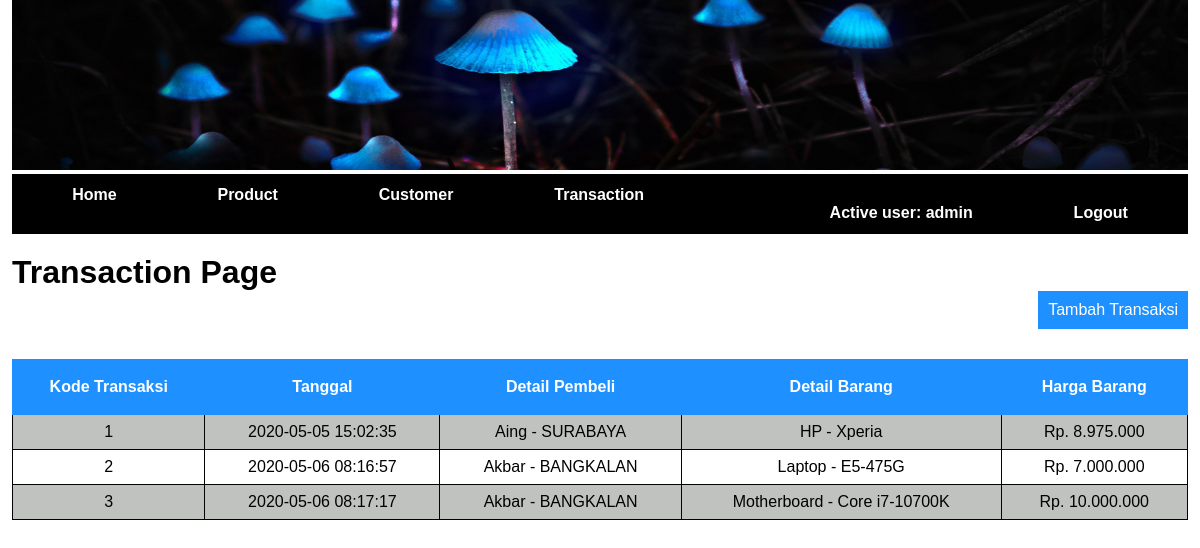
The page /transaksi/transaction.php (signed in) on the database its author committed.
### tables this page shows
CREATE TABLE `transaksi` (
  `kd_trx` int(11) NOT NULL,
  `kd_brg` int(11) NOT NULL,
  `kd_pembeli` int(11) NOT NULL,
  `tgl_beli` datetime NOT NULL DEFAULT current_timestamp()
);

CREATE TABLE `barang` (
  `kd_brg` int(11) NOT NULL,
  `nm_brg` varchar(30) NOT NULL,
  `merk` varchar(20) NOT NULL,
  `type` varchar(20) NOT NULL,
  `harga` varchar(15) NOT NULL,
  `stok` varchar(10) NOT NULL
);

### transaksi/functions.php (called while the page is built, shortened)
<?php
    $conn = mysqli_connect("localhost", "root", "", "quizweb");
    function query($query){
        global $conn;
        $result = mysqli_query($conn, $query);
        $rows = [];
        while ($row = mysqli_fetch_assoc($result)){
            $rows[] = $row;
        }
        return $rows;
    }
?>

### transaksi/transaction.php (the view, shortened to what this page needs)
<?php
    require 'functions.php';
    $trans = query("SELECT t.kd_trx, t.tgl_beli, concat(concat(p.nm_pembeli, ' - '), p.kota) AS pembeli,
             concat(concat(b.nm_brg, ' - '), b.type) AS barang, b.harga FROM transaksi t
             INNER JOIN barang b ON t.kd_brg=b.kd_brg INNER JOIN pembeli p ON t.kd_pembeli=p.kd_pembeli");
?>
<!DOCTYPE html>
<html lang="en">
<head>
    <link rel="stylesheet" href="style.css">
</head>
<body>
    <div class="container">
        <img src="1.jpg" alt="">
        <nav>
            <ul>
                <li>
                  <a href="../index.php">Home</a>
                  <a href="../product/product.php">Product</a>
                  <a href="../Customer/customer.php">Customer</a>
                  <a href="transaction.php">Transaction</a>
                </li>
            </ul>
            <ul style="text-align: right">
                <li>
                    <a>Active user: <?php echo $_SESSION["username"] ?></a>
                    <a href="../home/logout.php">Logout</a>
                </li>
            </ul>
        </nav>
        <header>
            <h1>Transaction Page</h1>
        </header>
        <a class="newTran" href="insert.php">Tambah Transaksi</a>
        <div class="tabel">
            <table >
                <tr>
                    <th>Kode Transaksi</th>
                    <th>Tanggal</th>
                    <th>Detail Pembeli</th>
                    <th>Detail Barang</th>
                    <th>Harga Barang</th>
                </tr>
                <?php foreach($trans as $row) : ?>
                <tr>
                    <td class="kd_trx"><?= $row["kd_trx"]; ?></td>
                    <td><?= $row["tgl_beli"]; ?></td>
                    <td><?= $row["pembeli"]; ?></td>
                    <td><?= $row["barang"]; ?></td>
                    <td><?= $row["harga"]; ?></td>
                </tr>
                <?php endforeach; ?>
            </table>
        </div>
    </div>
</body>
</html>

### transaksi/style.css (style rules this page uses)
* { margin: 0; padding: 0; }
body { font-family: Arial, Helvetica, sans-serif; }
.container { width: 98%; margin: auto; background-color: white; }
.container img { width: 100%; height: 170px; }
nav { background-color: black; padding: 12px; }
nav ul li { display: inline-block; list-style: none; }
nav ul li a { color: white; text-align: center; font-weight: bold; padding: 12px 48.2px; text-decoration: none; }
header { margin-top: 20px; }
.newTran { float: right; text-decoration: none; background-color: dodgerblue; padding: 10px; color: white; margin-bottom: 10px; }
table { margin-top: 20px; border-collapse: collapse; width: 100%; border: 1px solid #f2f5f7; }
table tr th { background: dodgerblue; padding: 18px; border: 1px solid dodgerblue; color: white; }
table, th, td { padding: 8px 20px; text-align: center; }
table tr td { border: 1px solid #030303; }
table tr:nth-child(even) { background-color: #c0c2c0; }

### rows shown on the page
transaksi: kd_trx "1", tgl_beli "2020-05-05 15:02:35", pembeli "Aing - SURABAYA", barang "HP - Xperia", kd_brg.harga "Rp. 8.975.000"
transaksi: kd_trx "2", tgl_beli "2020-05-06 08:16:57", pembeli "Akbar - BANGKALAN", barang "Laptop - E5-475G", kd_brg.harga "Rp. 7.000.000"
transaksi: kd_trx "3", tgl_beli "2020-05-06 08:17:17", pembeli "Akbar - BANGKALAN", barang "Motherboard - Core i7-10700K", kd_brg.harga "Rp. 10.000.000"

### other values the page prints
$_SESSION["username"] "admin"
